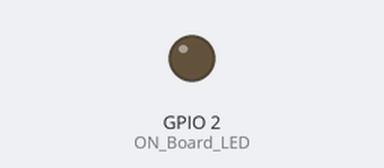
This sketch was run on a simulated ESP8266 (NodeMCU). Shown: output pins drawn as LEDs (lit = HIGH). WiFi joins after 1.5 s; servers stay silent unless stated; uploads are accepted with an empty reply; what the sketch prints to the serial monitor is not drawn.

Above: at 0.0 s.
At 1.8 s:
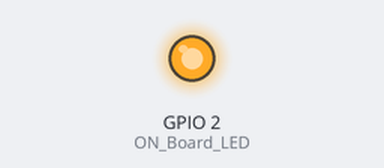
Timing chart, 0 to 3.3 s (numbered marks = the images above):
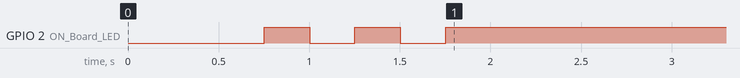

The sketch:

Kirim_data2.ino
```cpp
#include <ESP8266WiFi.h>
#include <WiFiClientSecure.h>

#define ON_Board_LED 2  //--> Defining an On Board LED, used for indicators when the process of connecting to a wifi router

//----------------------------------------SSID dan Password wifi mu gan.
const char* ssid = "iPhone 13"; //--> Nama Wifi / SSID.
const char* password = "resapannya"; //-->  Password wifi .
//----------------------------------------

//----------------------------------------Host & httpsPort
const char* host = "script.google.com";
const int httpsPort = 443;
//----------------------------------------

WiFiClientSecure client; //--> Create a WiFiClientSecure object.

String GAS_ID = "AKfycbwC7GVD4sEUrtsMAXAdQAmXJVTt-ZmRNsfCqOcefjr_U8TukASD"; //--> spreadsheet script ID yang dicopykan

//============================================================================== void setup
void setup() {
  // put your setup code here, to run once:
  Serial.begin(9600);
  delay(500);

  WiFi.begin(ssid, password); //--> Connect to your WiFi router
  Serial.println("");

  pinMode(ON_Board_LED, OUTPUT); //--> On Board LED port Direction output
  digitalWrite(ON_Board_LED, HIGH); //-->

  //----------------------------------------Wait for connection
  Serial.print("Connecting");
  while (WiFi.status() != WL_CONNECTED) {
    Serial.print(".");
    //----------------------------------------Make the On Board Flashing LED on the process of connecting to the wifi router.
    digitalWrite(ON_Board_LED, LOW);
    delay(250);
    digitalWrite(ON_Board_LED, HIGH);
    delay(250);
    //----------------------------------------
  }
  //----------------------------------------
  digitalWrite(ON_Board_LED, HIGH); //--> Turn off the On Board LED when it is connected to the wifi router.
  //----------------------------------------If successfully connected to the wifi router, the IP Address that will be visited is displayed in the serial monitor
  Serial.println("");
  Serial.print("Successfully connected to : ");
  Serial.println(ssid);
  Serial.print("IP address: ");
  Serial.println(WiFi.localIP());
  Serial.println();
  client.setInsecure();
}
void loop() {
  float nilai1 = 11;
  float nilai2 = 20;
  float nilai3 = 30;
  float nilai4 = 40;
  float nilai5 = 50;

  sendData(nilai1, nilai2, nilai3, nilai4, nilai5);
  delay(5000);
}

//==============================================================================
//============================================================================== void sendData
// Fungsi  untuki Kirim data to Google Sheets
void sendData(float teg, float arus, float daya, float energi, float biaya) {
  Serial.println("=========="); Serial.print("connecting to "); Serial.println(host);

  //----------------------------------------Connect ke Google host
  if (!client.connect(host, httpsPort)) {
    Serial.println("connection failed");
    return;
  }
  //----------------------------------------

  //----------------------------------------Proses dan kirim data
  String string_teg =  String(teg, 2); // fungsi DEC mengakhiri value terakhir
  String string_arus =  String(arus, 2); // fungsi DEC mengakhiri value terakhir
  String string_daya =  String(daya, 2); // fungsi DEC mengakhiri value terakhir
  String string_energi =  String(energi, 2); // fungsi DEC mengakhiri value terakhir
  String string_biaya =  String(biaya, 2); // fungsi DEC mengakhiri value terakhir

  String url = "/macros/s/" + GAS_ID +
               "/exec?Volt=" + string_teg +
               "&Current=" + string_arus +
               "&Power=" +  string_daya  +
               "&Energy=" + string_energi +
               "&Cost=" + string_biaya
               ;
  //metode HTTP yang digunakan
  //https://script.google.com/macros/s/AKfycbzwDkuEwkNFbU6M8U4T5a0_uqgKRbxev0xtd7l_3A/exec?Volt=1&Current=2&Power=3&Energy=4&Cost=5


  Serial.print("requesting URL: "); Serial.println(url);

  client.print(String("GET ") + url + " HTTP/1.1\r\n" +
               "Host: " + host + "\r\n" +
               "User-Agent: BuildFailureDetectorESP8266\r\n" +
               "Connection: close\r\n\r\n");

  Serial.println("request sent");
  //----------------------------------------

  //----------------------------------------Check data terkirim atau tidak
  while (client.connected()) {
    String line = client.readStringUntil('\n');
    if (line == "\r") {
      Serial.println("headers received");
      break;
    }
  }
  String line = client.readStringUntil('\n');
  if (line.startsWith("{\"state\":\"success\"")) {
    Serial.println("esp8266/Arduino CI successfull!");
  } else {
    Serial.println("esp8266/Arduino CI has failed");
  }
  Serial.print("reply was : ");
  Serial.println(line);
  Serial.println("closing connection");
  Serial.println("==========");
  Serial.println();
  //----------------------------------------
}
```
